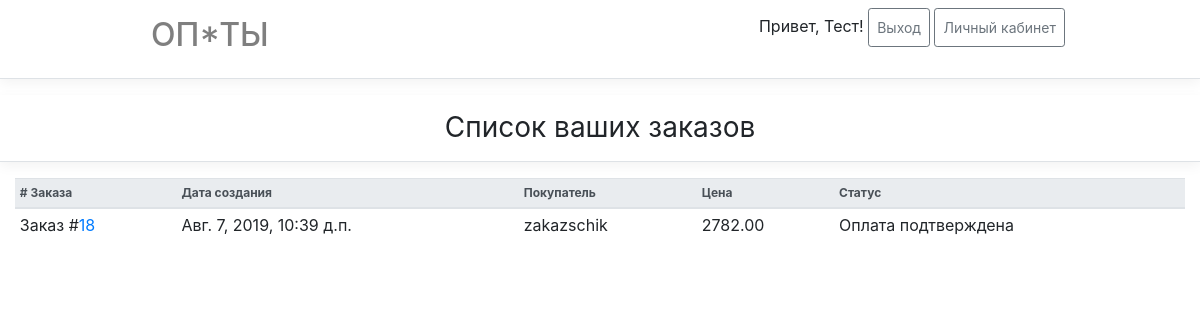
Page /orders/ (signed in) on the earlier database version.
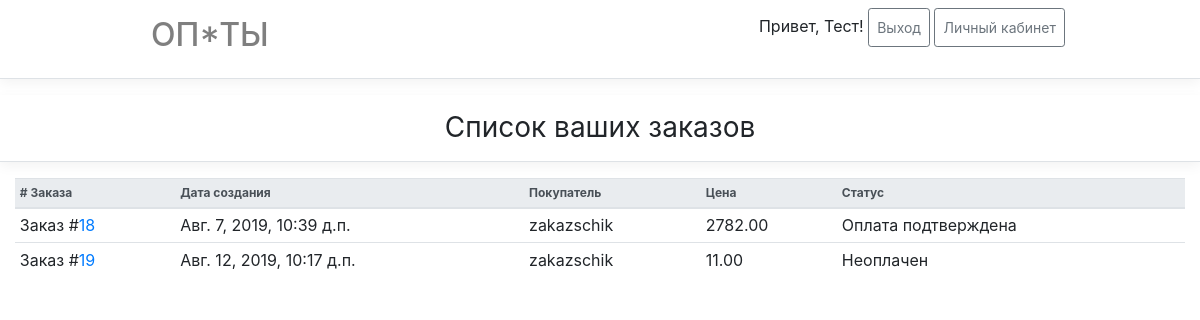
Same page on the later database version.
### main/models.py (models this page shows, shortened)
class Order(ModelWithTimestamp, ModelWithUser):
    objects = OrderManager()
    status = models.PositiveSmallIntegerField(default=OrderStatuses.CREATED, choices=tuple(OrderStatuses))
    paid_price = models.DecimalField(max_digits=10, decimal_places=2, default=0, blank=True)
    @property
    def price(self):
        return sum(oi.price * oi.quantity for oi in OrderItem.objects.get_used(order=self))
    class Meta:
        ordering = ('created_date', )
    @property
    def status_to_string(self):
        return OrderStatuses[self.status]

class User(AbstractUser):
    phone = models.CharField('Телефон', max_length=20)
    location = models.CharField('Адрес', max_length=255)
    birth_date = models.DateField('Дата рождения', blank=True, default='')
    role = models.PositiveSmallIntegerField('Роль', choices=tuple(Roles), default=Roles.UNREGISTERED)
    balance = models.DecimalField(max_digits=10, decimal_places=2, default=0)

class OrderItem(ModelWithTimestamp, ModelWithUser):
    objects = OrderItemManager()
    product = models.ForeignKey('Product', verbose_name='Продукт', on_delete=models.SET_NULL, null=True, blank=True)
    order = models.ForeignKey(Order, verbose_name='Заказ', on_delete=models.CASCADE)
    price = models.DecimalField(verbose_name='Цена', max_digits=10, decimal_places=2, default=0)
    quantity = models.PositiveIntegerField(verbose_name='Количество', default=1)
    order_comment = models.TextField(verbose_name='Комментарий к заказу', max_length=255, blank=True, default='')
    customer_comment = models.TextField(verbose_name='Комментарий заказчика', max_length=255, blank=True, default='')
    status = models.PositiveSmallIntegerField(verbose_name='Статус',
                                              default=OrderItemStatuses.CREATED,
                                              choices=tuple(OrderItemStatuses))
    state = models.PositiveSmallIntegerField(verbose_name='Состояние',
                                             default=OrderItemStates.USED,
                                             choices=tuple(OrderItemStates))
    parent = models.OneToOneField('self', verbose_name='Заменяемый товар', on_delete=models.CASCADE, null=True, blank=True)
    @property
    def product_place(self):
        return self.product.place if self.product else ''
    @property
    def product_name(self):
        return self.product.name if self.product else ''

### main/views.py (the view)
# urls.py: path('orders/', main_views.OrdersListView.as_view(), name='orders'),
class OrdersListView(LoginRolesRequiredMixin, TemplateView):
    template_name = 'main/orders.html'
    allowed_roles = (Roles.ZAKAZSCHIK, Roles.ZAKUPSCHIK)
    def __init__(self):
        self.user = None
        self.product_id = None
    def get_context_data(self, **kwargs):
        context = super().get_context_data(**kwargs)
        if self.product_id:
            context['product_id'] = self.product_id
        if self.user.role in (Roles.ZAKUPSCHIK, Roles.ADMINISTRATOR):
            order_qs = _models.Order.objects.get_list()
        else:
            order_qs = _models.Order.objects.get_list(created_by=self.user)
        context['orders'] = order_qs
        print(context)
        return context
    def dispatch(self, request, *args, **kwargs):
        self.user = request.user
        if 'product_id' in kwargs:
            self.product_id = kwargs['product_id']
        return super().dispatch(request, *args, **kwargs)

### main/core/mixins.py (called while the page is built)
    def dispatch(self, request, *args, **kwargs):
        user = request.user
        if not user.is_authenticated:
            return self.handle_no_permission()
        if user.role not in self.allowed_roles and user.role != Roles.ADMINISTRATOR:
            return self.handle_no_permission()
        return super().dispatch(request, *args, **kwargs)

### main/core/types.py (called while the page is built)
    def __getitem__(cls, item):
        return cls.__dict__['iter_items'][item]

### main/models.py (called while the page is built)
    def get_list(self, **kwargs):
        return Order.objects.filter(**kwargs)

    def get_used(self, **kwargs):
        return OrderItem.objects.filter(state=OrderItemStates.USED, **kwargs)

### main/templates/main/orders.html (shortened to what this page needs)
{% extends 'base.html' %}
{% block content %}
    <h3 class="font-weight-normal text-center py-3 mb-3 border-bottom box-shadow">
    {% if product_id %}
        Укажите заказ куда добавить товар
    {% else %}
        Список ваших заказов
    {% endif %}
    </h3>
    <div class="container table-container">
        <table class="table table-sm table-hover " id="OrdersTable">
            <thead class="thead-light table-ts">
            <tr>
                <th scope="col"># Заказа</th>
                <th scope="col">Дата создания</th>
                <th scope="col">Покупатель</th>
                <th scope="col">Цена</th>
                <th scope="col">Статус</th>
            </tr>
            </thead>
            <tbody>
            {% for o in orders %}
                <tr>
                    {% if product_id %}
                         <td scope="row">Заказ #<a href="{% url 'main:joint_item_to_product' pk=o.id product_pk=product_id %}">{{ o.id }}</a></td>
                    {% else %}
                         <td scope="row">Заказ #<a href="{% url 'main:order_details' pk=o.id %}">{{ o.id }}</a></td>
                    {% endif %}
                    <td>{{ o.created_date }}</td>
                    <td>{{ o.created_by.username }}</td>
                    <td>{{ o.price }}</td>
                    <td>{{ o.status_to_string }}</td>
                </tr>
            {% endfor %}
            </tbody>
        </table>
    </div>
{% endblock content %}

Differences in the rows shown:
added Order: id "19", created_date "Авг. 12, 2019, 10:17 д.п.", created_by.username "zakazschik", price "11.00", status_to_string "Неоплачен"
